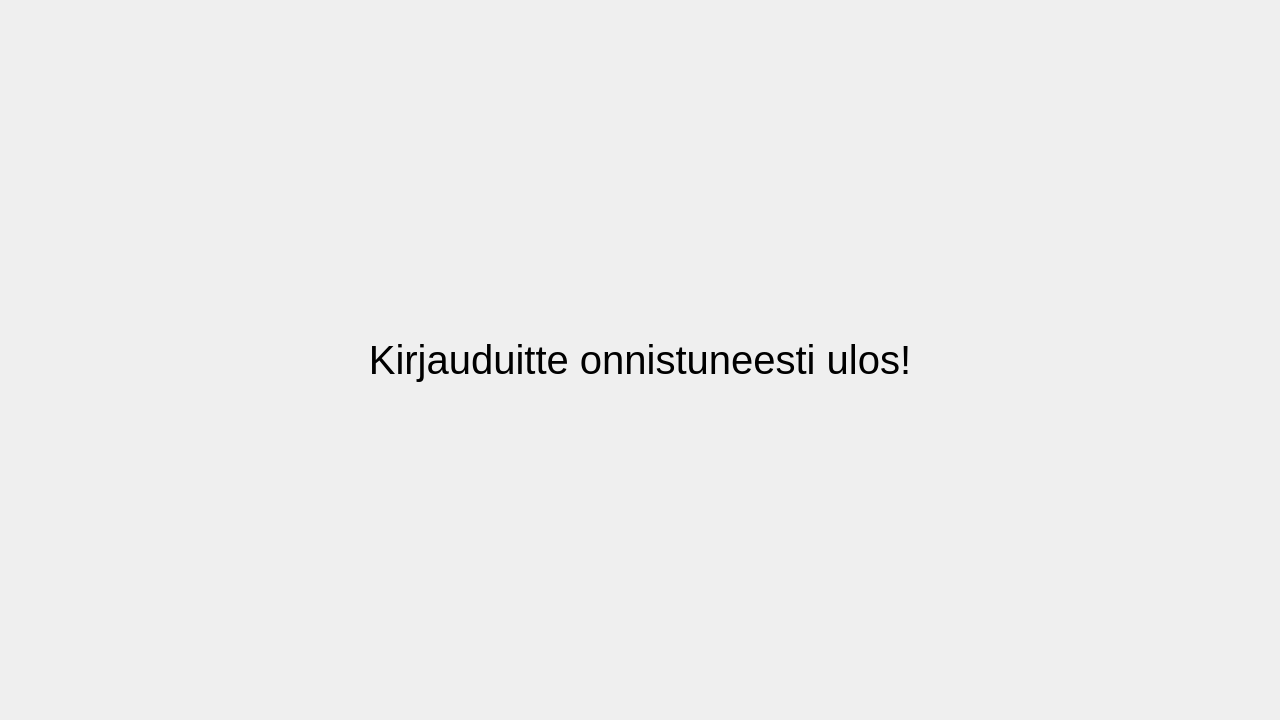
<?xml version="1.0" encoding="UTF-8"?>
<ui version="4.0">
 <class>popup</class>
 <widget class="QDialog" name="popup">
  <property name="geometry">
   <rect>
    <x>0</x>
    <y>0</y>
    <width>1280</width>
    <height>720</height>
   </rect>
  </property>
  <property name="windowTitle">
   <string>Dialog</string>
  </property>
  <widget class="QLabel" name="label_9">
   <property name="geometry">
    <rect>
     <x>215</x>
     <y>200</y>
     <width>850</width>
     <height>320</height>
    </rect>
   </property>
   <property name="font">
    <font>
     <pointsize>30</pointsize>
    </font>
   </property>
   <property name="text">
    <string>Kirjauduitte onnistuneesti ulos!</string>
   </property>
   <property name="alignment">
    <set>Qt::AlignCenter</set>
   </property>
  </widget>
 </widget>
 <resources/>
 <connections/>
</ui>
